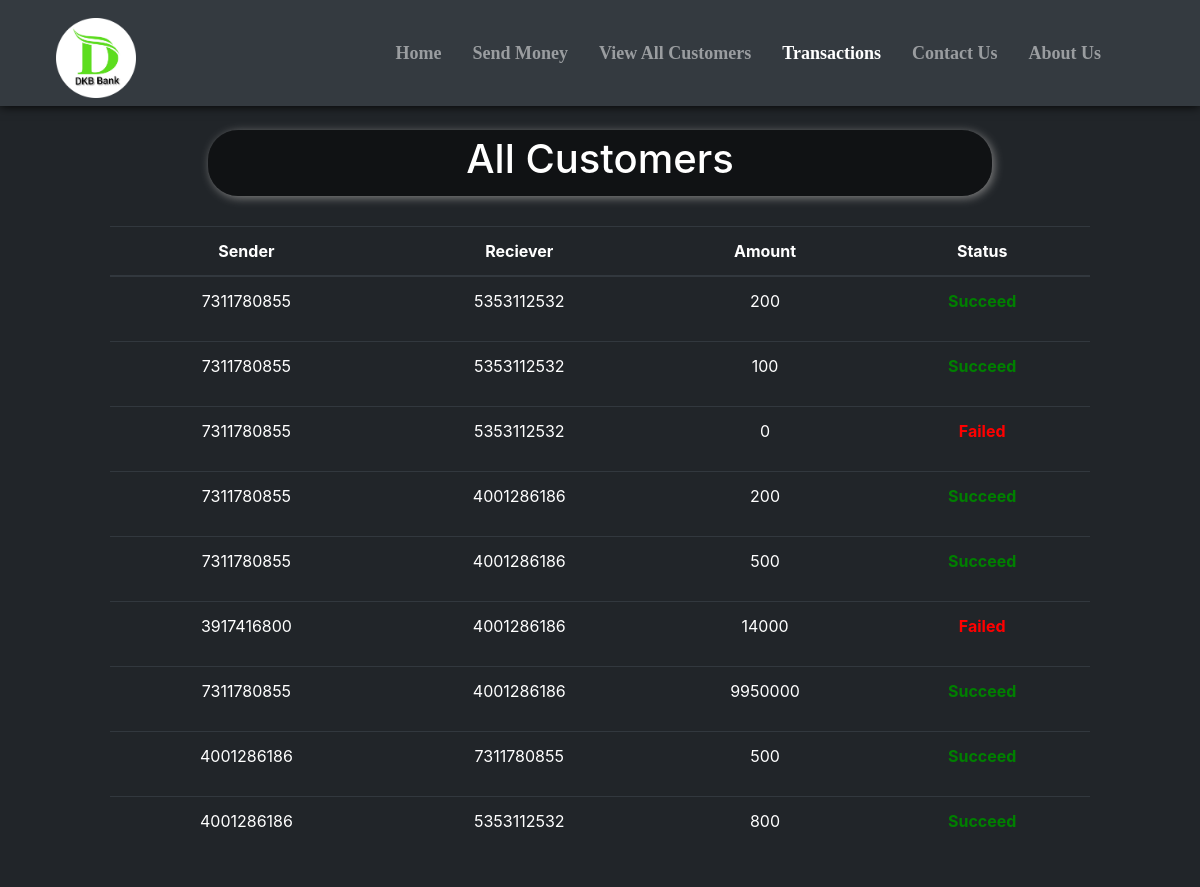
Screenshot of /transactions.php with the database file from the repository.
### tables this page shows
CREATE TABLE `transactions` (
  `sr` int(11) NOT NULL,
  `sender` varchar(10) NOT NULL,
  `receiver` varchar(10) NOT NULL,
  `amount` bigint(20) NOT NULL,
  `status` varchar(10) NOT NULL
);

### transactions.php (the view, shortened to what this page needs)
<!doctype html>
<html lang="en">
<head>
    <link href="//maxcdn.bootstrapcdn.com/bootstrap/4.1.1/css/bootstrap.min.css" rel="stylesheet" id="bootstrap-css">
    <link rel="stylesheet" href="https://use.fontawesome.com/releases/v5.1.0/css/all.css"
>
</head>
<body style="background-color:#212529;">
    <?php include 'spin.php'; ?>
    <nav class="navbar navbar-expand-lg navbar-dark bg-dark fixed fixed-top"
        style="font-family:candara; font-size:18px; box-shadow: 0px 0px 10px 0px black;">
        <div class="container-fluid">
            <a href="index.php"><img src="statics\logo.png" alt=""
                    style="height: 80px; margin-left:25px; margin-top:10px;"></a>
        </div>
        <div class="collapse navbar-collapse" id="navbarSupportedContent">
            <b>
                <ul class="navbar-nav ">
                    <li class="nav-item nav-links" style="margin-left:15px;">
                        <a class="nav-link text-nowrap" aria-current="page" href="index.php">Home</a>
                    </li>
                    <li class="nav-item" style="margin-left:15px; ">
                        <a class="nav-link text-nowrap" href="send_money.php">Send Money</a>
                    </li>
                    <li class="nav-item" style="margin-left:15px;">
                        <a class="nav-link text-nowrap" href="all_cust.php">View All Customers</a>
                    </li>
                    <li class="nav-item" style="margin-left:15px;">
                        <a class="nav-link text-nowrap active" href="transactions.php">Transactions</a>
                    </li>
                    <li class="nav-item" style="margin-left:15px;">
                        <a class="nav-link text-nowrap" href="contact_us.php">Contact Us</a>
                    </li>
                    <li class="nav-item" style="margin-left:15px; margin-right:75px;">
                        <a class="nav-link text-nowrap" href="about_us.php">About Us</a>
                    </li>
                </ul>
            </b>
        </div>
    </nav>
    <center>
        <div class="container" style="margin-top: 10%; padding:10px 80px 10px 80px; ">
            <div
                style="width:80%; background-color:rgba(0,0,0,.5); padding:5px 5px 5px 5px; border-radius:30px; box-shadow: 2px 2px 10px gray;">
                <h1 style=" color:white;">All Customers</h1>
            </div>
            <?php
    $conn = mysqli_connect($servername, $username, $password, $database);
    if(!$conn){
        die("Connection not established: ".mysqli_connect_error());
    }else{
        $sql = "SELECT * FROM `transactions`";
        $result = mysqli_query($conn, $sql);
?>
            <table class="table table-dark" style="margin-top: 30px;">
                <thead>
                    <tr>
                        <th scope="col">Sender</th>
                        <th scope="col">Reciever</th>
                        <th scope="col">Amount</th>
                        <th scope="col">Status</th>
                    </tr>
                </thead>
                <?php
echo "<tbody>";
        while($row = mysqli_fetch_assoc($result)){
        if(!(empty($row['sender']) && empty($row['receiver']) && empty($row['amount'])))
            {echo    '
            <tr>
              <td>'.$row['sender'].'</td>
              <td>'.$row['receiver'].'</td>
              <td>'.$row['amount'].'</td>
              <td>'; ?> <?php if($row['status'] == "succeed"){echo '<b><p style="color:green;">Succeed</p></b>';}else{echo '<b><p style="color:red;">Failed</p></b>';} ?>
              <?php echo '</td>
              </tr>';}
    }
    }
    echo "</tbody>";
?>
        </div>
    </center>
</body>
</html>

### transactions.php (style rules this page uses)
th, td { text-align: center; }

### rows the page displays
transactions: sender "7311780855", receiver "5353112532", amount "200", status "Succeed"
transactions: sender "7311780855", receiver "5353112532", amount "100", status "Succeed"
transactions: sender "7311780855", receiver "5353112532", amount "0", status "Failed"
transactions: sender "7311780855", receiver "4001286186", amount "200", status "Succeed"
transactions: sender "7311780855", receiver "4001286186", amount "500", status "Succeed"
transactions: sender "3917416800", receiver "4001286186", amount "14000", status "Failed"
transactions: sender "7311780855", receiver "4001286186", amount "9950000", status "Succeed"
transactions: sender "4001286186", receiver "7311780855", amount "500", status "Succeed"
transactions: sender "4001286186", receiver "5353112532", amount "800", status "Succeed"
